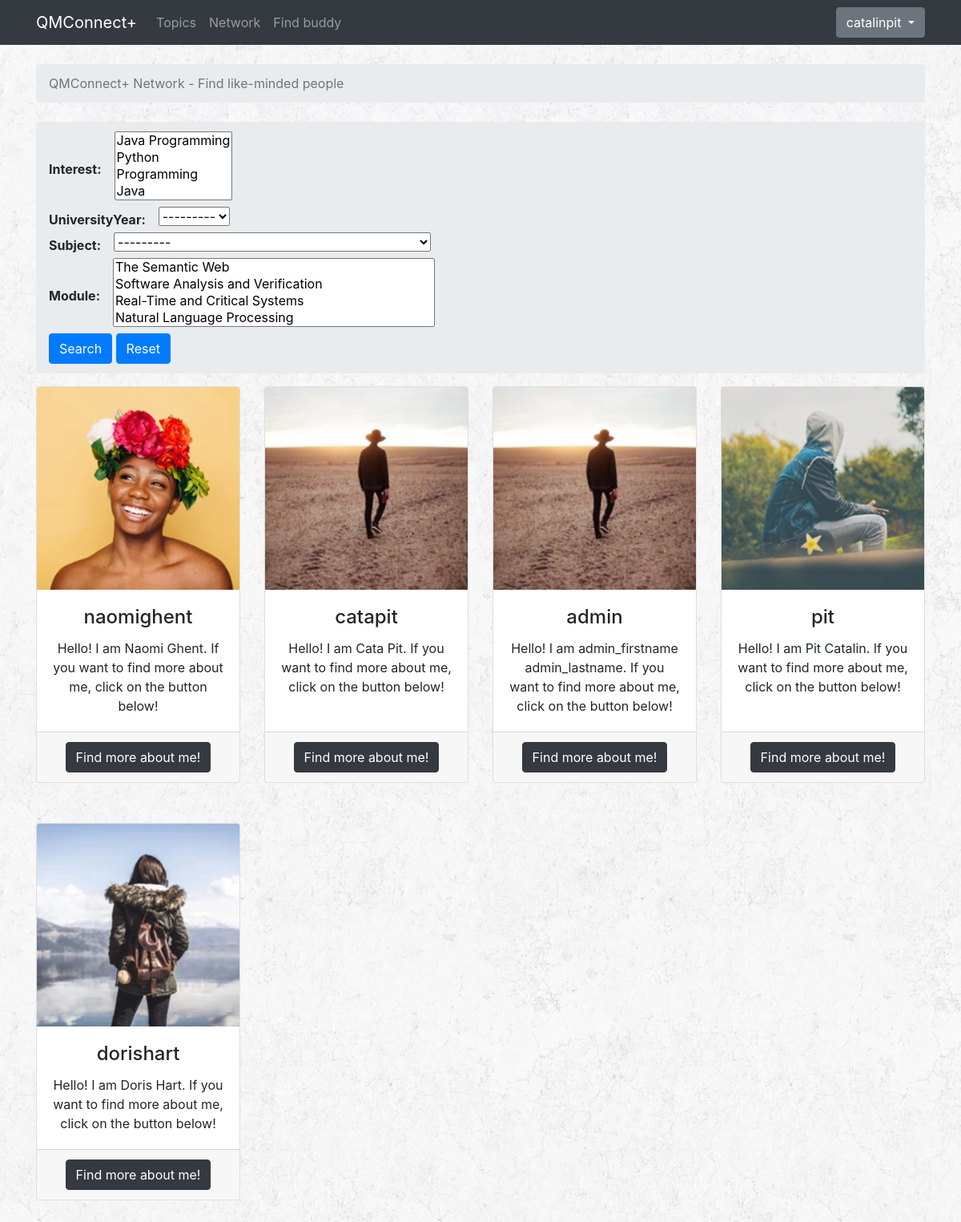
Before: /network/ (signed in) with the older database file.
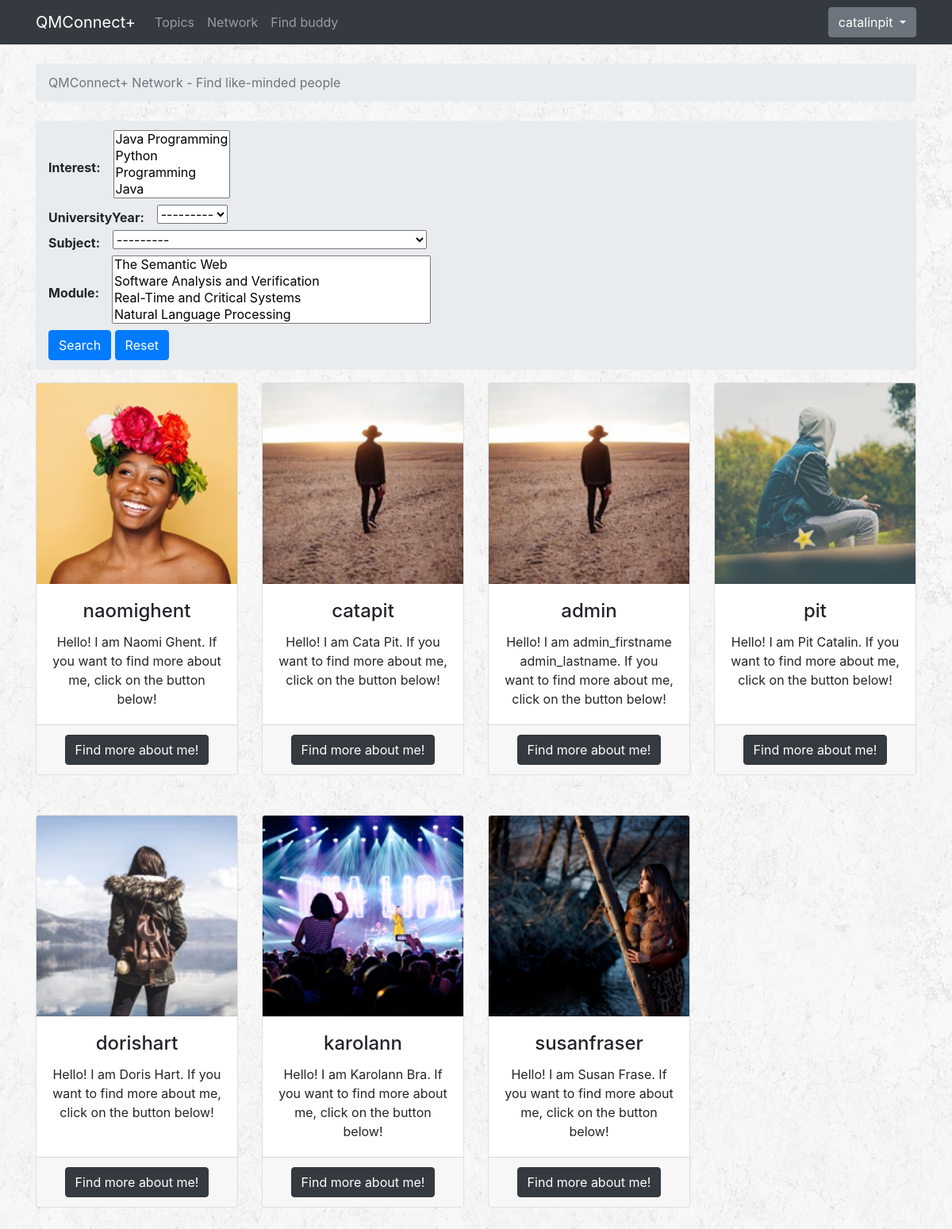
After: the same page with the newer database file.
### accounts/models.py (models this page shows)
class Profile(models.Model):
    YEAR = (
        ('1', '1st year'),
        ('2', '2nd year'),
        ('3', '3rd year'),
    )
    SUBJECT = (
        ('BCS', 'BSc Computer Science'),
        ('BCSM', 'BSc Computer Science and Mathematics'),
        ('BCSIE', 'BSc Computer Science with Industrial Experience'),
        ('BCSWM', 'BSc Computer Science with Management (ITMB)'),
    )
    user = models.OneToOneField(User, on_delete=models.CASCADE)
    dob = models.DateField(auto_now=False, auto_now_add=False)
    image = models.ImageField(upload_to='profile_images', default='')
    universityYear = models.CharField(choices=YEAR, max_length=1, default='')
    subject = models.CharField(choices=SUBJECT, max_length=5, default='')
    module = models.ManyToManyField(Module)
    interest = models.ManyToManyField(Interest)
    message = models.ManyToManyField('self', blank=True, symmetrical=False, through="Message")
    def __str__(self):
        return self.user.username

### accounts/views.py (the view)
# urls.py: path('network/', accounts_views.network, name='network'),
@login_required
def network(request):
    profiles = Profile.objects.all().exclude(user_id=request.user.id)
    user_filter = ProfileFilter(request.GET, queryset=profiles)
    return render(request, 'network.html', {'user_filter': user_filter})

### accounts/models.py (called while the page is built)
    def __str__(self):
        return self.name

    def __str__(self):
        return self.name

### templates/network.html (shortened to what this page needs)
{% extends 'base.html' %}
{% load widget_tweaks %}
{% block breadcrumb %}
<li class="breadcrumb-item active">QMConnect+ Network - Find like-minded people</li>
{% endblock %}
{% block content %}
<nav aria-label="breadcrumb">
      <ol class="breadcrumb">
        <li class="breadcrumb-item" aria-current="page">
          <form id="formFiltering" method="get">
            {% for field in user_filter.form %}
              <div class="form-inline">
                <strong><label for="{{ field.id_for_label }}"> {{ field.label_tag }} </label></strong>
                {{ field|add_class:'mx-sm-3 mb-2' }}
              </div>
            {% endfor %}
            <button class="btn btn-primary" type="submit" id="submitFiltering">Search</button>
            <a class="btn btn-primary" href="{% url 'qa:network' %}">Reset</a>
          </form>
      </nav>
<div class="row text-center">
  {% for profile in user_filter.qs %}
  <div class="col-3 bottom-padding">
    <div class="card h-100">
      <img class="card-img-top" src="/profile_images/{{ profile.image }}" alt="User profile picture">
      <div class="card-body">
        <h4 class="card-title">{{ profile }}</h4>
        <p class="card-text">
          Hello! I am {{ profile.user.get_full_name }}.
          If you want to find more about me, click on the button below!
        </p>
      </div>
      <div class="card-footer">
          <a class="btn btn-dark" href="{% url 'qa:profile' profile.user.id %}">Find more about me!</a>
      </div>
    </div>
  </div>
  {% endfor %}
</div>
{% endblock content %}

### templates/base.html (shortened to what this page needs)
{% load static %}
<!DOCTYPE html>
<html>
<head>
  <link rel="stylesheet" href="{% static 'css/bootstrap.min.css' %}">
  <link rel="stylesheet" href="{% static 'css/style.css' %}">
</head>
<body>
  {% block body %}
  <nav class="navbar navbar-expand-lg navbar-dark bg-dark">
    <div class="container">
      <a class="navbar-brand" href="{% url 'qa:latest' %}">QMConnect+</a>
      <div class="collapse navbar-collapse" id="mainMenu">
        <ul class="navbar-nav mr-auto">
          <li class="nav-item">
            <a class="nav-link" href="{% url 'qa:home' %}">Topics</a>
          </li>
          <li class="nav-item">
            <a class="nav-link" href="{% url 'qa:network' %}">Network</a>
          </li>
          {% if user.is_authenticated %}
            <li class="nav-item">
              <a class="nav-link" href="{% url 'qa:studybuddy' %}">Find buddy</a>
            </li>
          {% endif %}
        </ul>
        {% if user.is_authenticated %}
        <ul class="navbar-nav ml-auto">
          <li class="nav-item dropdown">
            <a class="btn btn-secondary dropdown-toggle" href="#" id="userMenu" data-toggle="dropdown" aria-haspopup="true" aria-expanded="false"> {{ request.user }} </a>
          </li>
        </ul>
        {% else %}
        <form class="form-inline ml-auto">
          <a href="{% url 'login' %}" class="btn btn-outline-secondary">Log in</a>
          <a href="{% url 'register' %}" class="btn btn-primary ml-2">Register</a>
        </form>
        {% endif %}
      </div>
    </div>
  </nav>
  <div class="container">
    <ol class="breadcrumb my-4">
      {% block breadcrumb %}
      {% endblock %}
    </ol>
    {% block content %}
    {% endblock %}
  </div>
  {% endblock body %}
</body>
</html>

### static/css/style.css (style rules this page uses)
body { background-image: url(../images/rockywall.png); }
.bottom-padding { padding-bottom: 50px; }

Changed rows visible on the page:
added Profile: image (picture), user.username "karolann", user.get_full_name "Karolann Bra"
added Profile: image (picture), user.username "susanfraser", user.get_full_name "Susan Frase"
